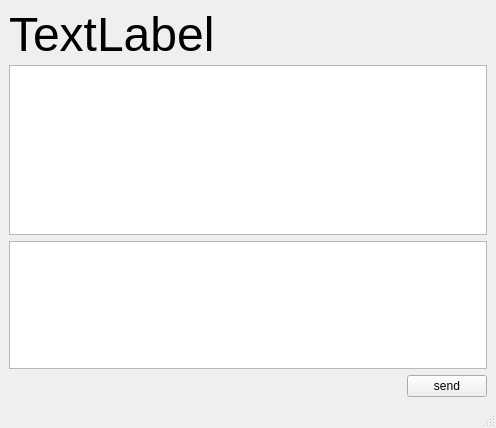
<?xml version="1.0" encoding="UTF-8"?>
<ui version="4.0">
 <class>ChatWindow</class>
 <widget class="QMainWindow" name="ChatWindow">
  <property name="geometry">
   <rect>
    <x>0</x>
    <y>0</y>
    <width>496</width>
    <height>428</height>
   </rect>
  </property>
  <property name="windowTitle">
   <string>MainWindow</string>
  </property>
  <widget class="QWidget" name="centralwidget">
   <layout class="QVBoxLayout" name="verticalLayout">
    <item>
     <widget class="QLabel" name="label">
      <property name="minimumSize">
       <size>
        <width>0</width>
        <height>50</height>
       </size>
      </property>
      <property name="font">
       <font>
        <pointsize>36</pointsize>
       </font>
      </property>
      <property name="text">
       <string>TextLabel</string>
      </property>
     </widget>
    </item>
    <item>
     <widget class="QTextBrowser" name="textBrowser"/>
    </item>
    <item>
     <widget class="QTextEdit" name="textEdit">
      <property name="maximumSize">
       <size>
        <width>16777215</width>
        <height>150</height>
       </size>
      </property>
     </widget>
    </item>
    <item>
     <layout class="QHBoxLayout" name="horizontalLayout_2">
      <item>
       <spacer name="horizontalSpacer">
        <property name="orientation">
         <enum>Qt::Horizontal</enum>
        </property>
        <property name="sizeHint" stdset="0">
         <size>
          <width>198</width>
          <height>20</height>
         </size>
        </property>
       </spacer>
      </item>
      <item>
       <widget class="QPushButton" name="sendButton">
        <property name="text">
         <string>send</string>
        </property>
       </widget>
      </item>
     </layout>
    </item>
   </layout>
  </widget>
  <widget class="QMenuBar" name="menubar">
   <property name="geometry">
    <rect>
     <x>0</x>
     <y>0</y>
     <width>496</width>
     <height>23</height>
    </rect>
   </property>
  </widget>
  <widget class="QStatusBar" name="statusbar"/>
 </widget>
 <resources/>
 <connections/>
</ui>
